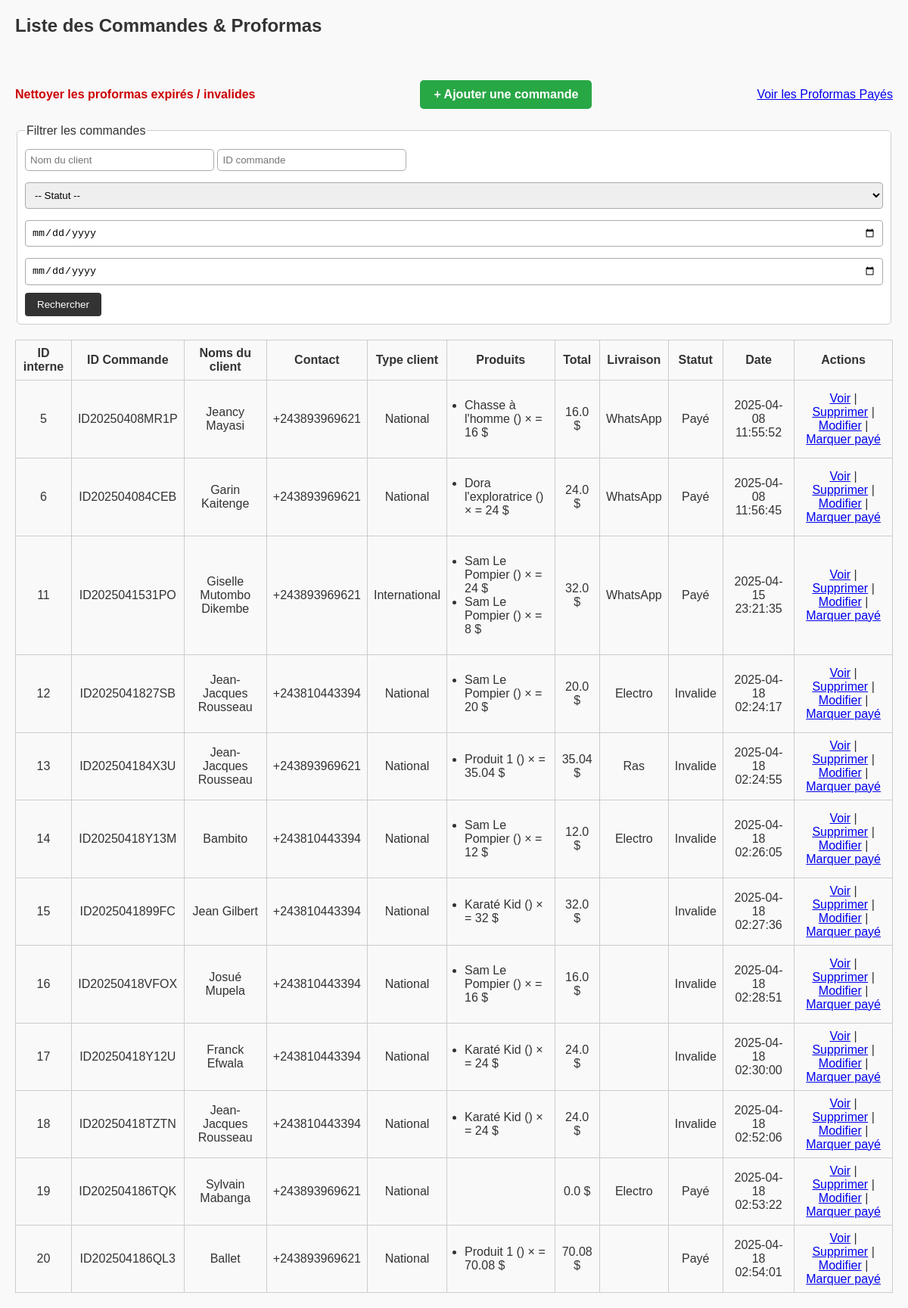
Page /commandes/rechercher on the committed database.
### tables this page shows
CREATE TABLE proformas (
            id INTEGER PRIMARY KEY AUTOINCREMENT,
            nom_client TEXT,
            contact TEXT,
            type_client TEXT,
            produits TEXT,
            montant_total REAL,
            mode_livraison TEXT,
            frais_livraison REAL,
            observations TEXT,
            date_commande TEXT,
            date_generation TEXT,
            date_expiration TEXT,
            statut TEXT,
            chemin_fichier TEXT
        , id_commande TEXT);

### routes/commandes_routes.py (the view)
@commandes_bp.route("/rechercher", methods=["GET"])
def rechercher_commandes():
    nom_client = request.args.get("nom_client", "").lower()
    id_commande = request.args.get("id_commande", "").strip()
    statut = request.args.get("statut", "")
    date_debut = request.args.get("date_debut", "")
    date_fin = request.args.get("date_fin", "")
    conn = sqlite3.connect(DB_NAME)
    conn.row_factory = sqlite3.Row
    c = conn.cursor()
    c.execute("SELECT * FROM proformas ORDER BY id ASC")
    resultats = c.fetchall()
    conn.close()
    commandes_formatees = []
    for cmd in resultats:
        try:
            produits = json.loads(cmd["produits"])
        except:
            produits = []
        if nom_client and nom_client not in cmd["nom_client"].lower():
            continue
        if id_commande and id_commande.lower() not in cmd["id_commande"].lower():
            continue
        if statut and statut != cmd["statut"]:
            continue
        if date_debut and cmd["date_generation"] < date_debut:
            continue
        if date_fin and cmd["date_generation"] > date_fin:
            continue
        commandes_formatees.append({
            "id": cmd["id"],
            "id_commande": cmd["id_commande"],
            "nom_client": cmd["nom_client"],
            "contact": cmd["contact"],
            "type_client": cmd["type_client"],
            "produits": produits,
            "montant_total": cmd["montant_total"],
            "statut": cmd["statut"],
            "mode_livraison": cmd["mode_livraison"],
            "frais_livraison": cmd["frais_livraison"],
            "date_generation": cmd["date_generation"]
        })
    return render_template("commandes_liste.html",
                           commandes=commandes_formatees,
                           page=1,
                           total_pages=1,
                           pagination_links=[],
                           per_page=len(commandes_formatees))

### templates/commandes_liste.html (shortened to what this page needs)
<!DOCTYPE html>
<html lang="fr">
<head>
    <link rel="stylesheet" href="{{ url_for('static', filename='style.css') }}">
</head>
<body>
    <h2>Liste des Commandes & Proformas</h2>
<br>
<div style="display: flex; justify-content: space-between; align-items: center; margin: 20px 0;">
    <a href="/commandes/nettoyer"
       style="color: #cc0000; font-weight: bold; font-size: 16px; text-decoration: none;">
        Nettoyer les proformas expirés / invalides
    </a>
    <a href="/commandes/nouvelle"
       style="background-color: #28a745; color: white; font-size: 16px; font-weight: bold;
              padding: 10px 18px; border-radius: 5px; text-decoration: none;">
        + Ajouter une commande
    </a>
<a href="{{ url_for('commandes.proformas_payes') }}" class="btn btn-success">
    Voir les Proformas Payés
</a>
</div>
    <form method="get" action="{{ url_for('commandes.rechercher_commandes') }}">
        <fieldset>
            <legend>Filtrer les commandes</legend>
            <input type="text" name="nom_client" placeholder="Nom du client" value="{{ request.args.get('nom_client', '') }}">
            <input type="text" name="id_commande" placeholder="ID commande" value="{{ request.args.get('id_commande', '') }}">
            <select name="statut">
                <option value="">-- Statut --</option>
            </select>
            <input type="date" name="date_debut" value="{{ request.args.get('date_debut', '') }}">
            <input type="date" name="date_fin" value="{{ request.args.get('date_fin', '') }}">
            <button type="submit">Rechercher</button>
        </fieldset>
    </form>
    <table border="1">
        <thead>
            <tr>
                <th>ID interne</th>
                <th>ID Commande</th>
                <th>Noms du client</th>
                <th>Contact</th>
                <th>Type client</th>
                <th>Produits</th>
                <th>Total</th>
                <th>Livraison</th>
                <th>Statut</th>
                <th>Date</th>
                <th>Actions</th>
            </tr>
        </thead>
        <tbody>
        {% for commande in commandes %}
            <tr>
                <td>{{ commande.id }}</td>
                <td>{{ commande.id_commande }}</td>
                <td>{{ commande.nom_client }}</td>
                <td>{{ commande.contact }}</td>
                <td>{{ commande.type_client }}</td>
                <td style="text-align: left;">
                    <ul style="padding-left: 15px;">
                    {% for p in commande.produits %}
                        <li>{{ p['titre'] }} ({{ p['qualité'] }}) × {{ p['quantité'] }} = {{ p['total'] }} $</li>
                    {% endfor %}
                    </ul>
                </td>
                <td>{{ commande.montant_total }} $</td>
                <td>{{ commande.mode_livraison }}</td>
                <td>{{ commande.statut }}</td>
                <td>{{ commande.date_generation }}</td>
                <td>
                    <a href="{{ url_for('commandes.view_proforma', proforma_id=commande.id) }}">Voir</a> |
                    <a href="{{ url_for('commandes.supprimer_commande', proforma_id=commande.id) }}"
                       onclick="return confirm('Confirmer la suppression ?')">Supprimer</a> |
                    <a href="{{ url_for('commandes.modifier_commande', proforma_id=commande.id) }}">Modifier</a> |
                    <a href="{{ url_for('commandes.changer_statut', proforma_id=commande.id, nouveau_statut='Payé') }}">Marquer payé</a>
                </td>
            </tr>
        {% endfor %}
        </tbody>
    </table>
</body>
</html>

### static/style.css (style rules this page uses)
body { font-family: Arial, sans-serif; margin: 20px; background: #f9f9f9; color: #333; }
fieldset { border: 1px solid #ccc; padding: 10px; margin-bottom: 20px; background: #fff; border-radius: 5px; }
input, select, textarea { padding: 8px; margin-top: 5px; margin-bottom: 10px; width: 100%; box-sizing: border-box; border: 1px solid #aaa; border-radius: 4px; }
button { padding: 8px 16px; background: #333; color: #fff; border: none; border-radius: 4px; cursor: pointer; }
table { width: 100%; border-collapse: collapse; margin-top: 10px; }
th, td { border: 1px solid #ccc; padding: 8px; text-align: center; }
input[type="text"] { padding: 6px; width: 250px; border-radius: 5px; border: 1px solid #aaa; }

### rows in the picture
proformas: id "5", id_commande "ID20250408MR1P", nom_client "Jeancy Mayasi", contact "+243893969621", type_client "National", titre "Chasse à l'homme", total "16", montant_total "16.0", mode_livraison "WhatsApp", statut "Payé", date_generation "2025-04-08 11:55:52"
proformas: id "6", id_commande "ID202504084CEB", nom_client "Garin Kaitenge", contact "+243893969621", type_client "National", titre "Dora l'exploratrice", total "24", montant_total "24.0", mode_livraison "WhatsApp", statut "Payé", date_generation "2025-04-08 11:56:45"
proformas: id "11", id_commande "ID2025041531PO", nom_client "Giselle Mutombo Dikembe", contact "+243893969621", type_client "International", titre "Sam Le Pompier" "Sam Le Pompier", total "24" "8", montant_total "32.0", mode_livraison "WhatsApp", statut "Payé", date_generation "2025-04-15 23:21:35"
proformas: id "12", id_commande "ID2025041827SB", nom_client "Jean-Jacques Rousseau", contact "+243810443394", type_client "National", titre "Sam Le Pompier", total "20", montant_total "20.0", mode_livraison "Electro", statut "Invalide", date_generation "2025-04-18 02:24:17"
proformas: id "13", id_commande "ID202504184X3U", nom_client "Jean-Jacques Rousseau", contact "+243893969621", type_client "National", titre "Produit 1", total "35.04", montant_total "35.04", mode_livraison "Ras", statut "Invalide", date_generation "2025-04-18 02:24:55"
proformas: id "14", id_commande "ID20250418Y13M", nom_client "Bambito", contact "+243810443394", type_client "National", titre "Sam Le Pompier", total "12", montant_total "12.0", mode_livraison "Electro", statut "Invalide", date_generation "2025-04-18 02:26:05"
proformas: id "15", id_commande "ID2025041899FC", nom_client "Jean Gilbert", contact "+243810443394", type_client "National", titre "Karaté Kid", total "32", montant_total "32.0", statut "Invalide", date_generation "2025-04-18 02:27:36"
proformas: id "16", id_commande "ID20250418VFOX", nom_client "Josué Mupela", contact "+243810443394", type_client "National", titre "Sam Le Pompier", total "16", montant_total "16.0", statut "Invalide", date_generation "2025-04-18 02:28:51"
proformas: id "17", id_commande "ID20250418Y12U", nom_client "Franck Efwala", contact "+243810443394", type_client "National", titre "Karaté Kid", total "24", montant_total "24.0", statut "Invalide", date_generation "2025-04-18 02:30:00"
proformas: id "18", id_commande "ID20250418TZTN", nom_client "Jean-Jacques Rousseau", contact "+243810443394", type_client "National", titre "Karaté Kid", total "24", montant_total "24.0", statut "Invalide", date_generation "2025-04-18 02:52:06"
proformas: id "19", id_commande "ID202504186TQK", nom_client "Sylvain Mabanga", contact "+243893969621", type_client "National", montant_total "0.0", mode_livraison "Electro", statut "Payé", date_generation "2025-04-18 02:53:22"
proformas: id "20", id_commande "ID202504186QL3", nom_client "Ballet", contact "+243893969621", type_client "National", titre "Produit 1", total "70.08", montant_total "70.08", statut "Payé", date_generation "2025-04-18 02:54:01"
